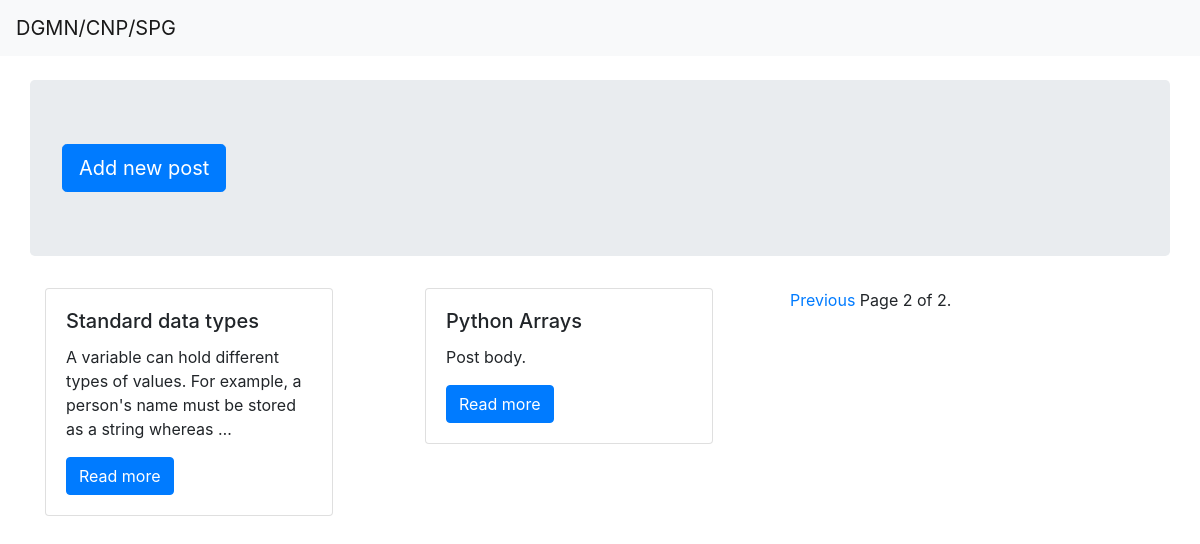
Before: /?page=2 with the older database file.
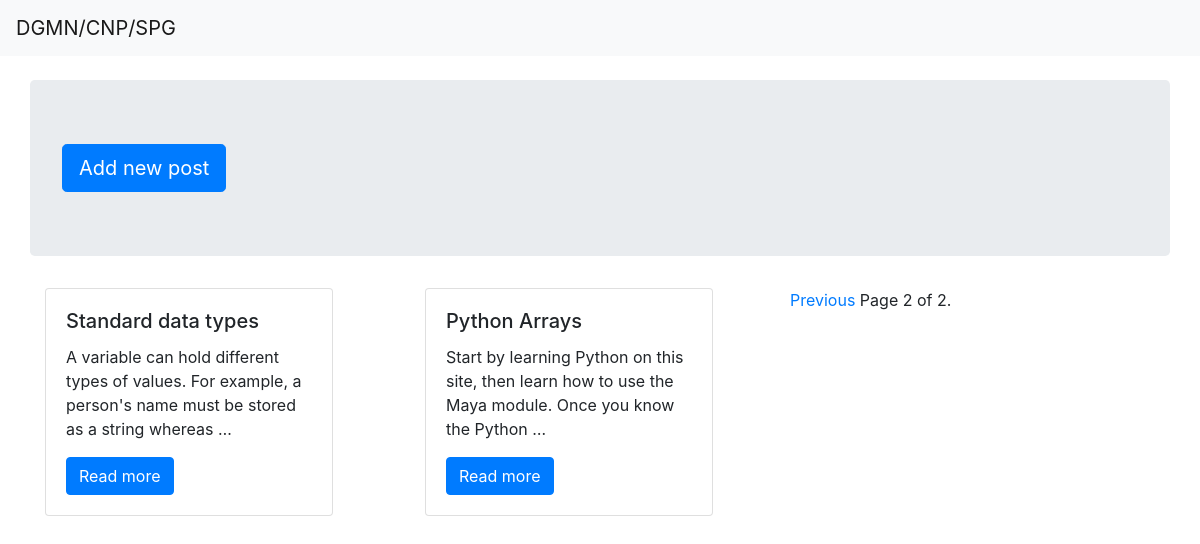
After: the same page with the newer database file.
### blog/models.py (models this page shows, shortened)
class Post(models.Model):
    STATUS_CHOICES = (
        ('draft', 'Draft'),
        ('published', 'Published')
    )
    title = models.CharField(max_length=250)
    slug = models.SlugField(blank=True, null=True, verbose_name="blog URL")
    author = models.ForeignKey(User,
                           on_delete=models.CASCADE,
                           related_name='blog_posts')
    body = models.TextField()
    publish = models.DateTimeField(default=timezone.now)
    created = models.DateTimeField(auto_now_add=True)
    updated = models.DateTimeField(auto_now=True)
    status = models.CharField(max_length=10,
                          choices=STATUS_CHOICES,
                          default='draft')

### blog/views.py (the view)
# urls.py: path('',views.allPosts,name='allPosts'),
def allPosts(request):
    posts = Post.objects.all()
    posts = Post.objects.all()
    paginator = Paginator(posts, 3)  # Show 25 contacts per page.
    page = request.GET.get('page')
    posts = paginator.get_page(page)
    context= {
        'posts':posts,
    }
    return  render(request,'Post/allposts.html',context)

### blog/templates/Post/allposts.html (shortened to what this page needs)
{% extends "base.html" %}
{% block body %}
<div class="jumbotron banner">
    <a class="btn btn-primary btn-lg" href="{% url 'blog:create_post' %}" role="button">Add new post</a>
</div>
{% for post in posts %}
<div class="col-md-4">
    <div class="card" style="width: 18rem;">
        <div class="card-body">
            <h5 class="card-title">{{post.title}}</h5>
            <p class="card-text">{{post.body |safe|truncatewords_html:20}}</p>
            <a href="{% url 'blog:post' post.id %}" class="btn btn-primary">Read more</a>
        </div>
    </div>
</div>
{% endfor %}
{% if posts.has_other_pages %}
<div class="mt-20">
<span class="step-links">
{% if posts.has_previous %}
<a href="?page={{ posts.previous_page_number }}">Previous</a>
{% endif %}
<span class="current">
Page {{ posts.number }} of {{ posts.paginator.num_pages }}.
</span>
</span>
</div>
{% endif %}
{% endblock body %}

Changed rows visible on the page:
changed Post "Python Arrays": body "Post body." → "Start by learning Python on this site, then learn how to use the Maya module. Once you know the Python …"
